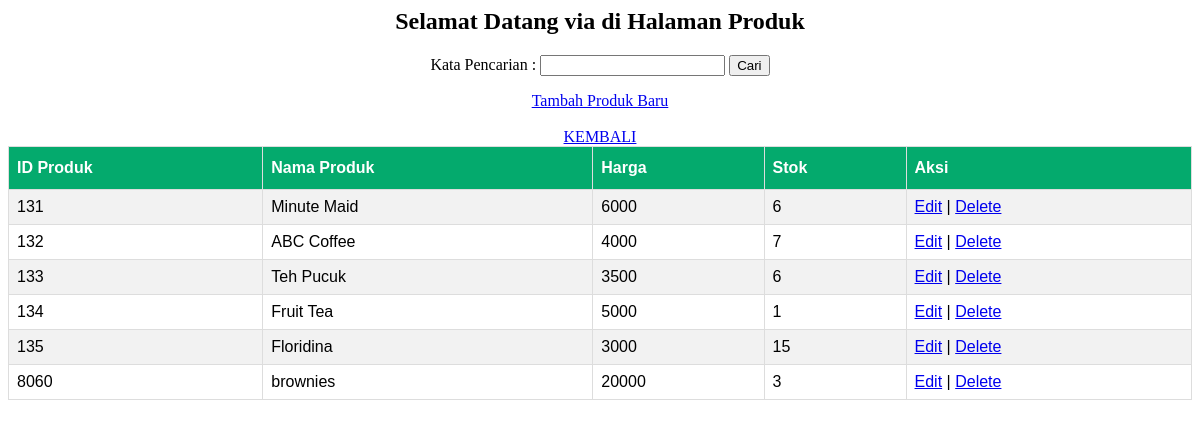
The page /produk.php (signed in) on the database its author committed.
### tables this page shows
CREATE TABLE `produk` (
  `ProdukID` int(5) NOT NULL,
  `NamaProduk` varchar(20) NOT NULL,
  `Harga` int(10) NOT NULL,
  `Stok` int(5) NOT NULL
);

### produk.php (the view, shortened to what this page needs)
<html>
    <head>
    </head>
   <center><body>
    <h2>Selamat Datang <?php echo $_SESSION['username']; ?> di Halaman Produk</h2>
    <form method="GET" action="produk.php" style="text-align: center;">
		<label>Kata Pencarian : </label>
		<input type="text" name="kata_cari" value="<?php if(isset($_GET['kata_cari'])) { echo $_GET['kata_cari']; } ?>"  />
		<button type="submit">Cari</button>
	</form>
    <a href="tambahproduk.php">Tambah Produk Baru</a><br/><br/>
    <a href="Green/index.php">KEMBALI</a>
        <table id="produk" width='80%' border=1>
            <tr>
                <th>ID Produk</th>
                <th>Nama Produk</th>
                <th>Harga</th>
                <th>Stok</th>
            <th>Aksi</th>
            </tr>
            <?php
			include('koneksi.php');
				if(isset($_GET['kata_cari'])) {
					$kata_cari = $_GET['kata_cari'];
					$query = "SELECT * FROM produk WHERE NamaProduk like '%".$kata_cari."%' OR Harga like '%".$kata_cari."%' OR Stok like '%".$kata_cari."%' ORDER BY ProdukID ASC";
				} else {
					$query = "SELECT * FROM produk ORDER BY ProdukID ASC";
				}
				$result = mysqli_query($conn, $query);
				while ($row = mysqli_fetch_assoc($result)) {
			?>
			<tr>
				<td><?php echo $row['ProdukID']; ?></td>
				<td><?php echo $row['NamaProduk']; ?></td>
				<td><?php echo $row['Harga']; ?></td>
                <td><?php echo $row['Stok']; ?></td>
                <td><?php echo "<a href='editproduk.php?ProdukID=$row[ProdukID]'>Edit</a> | <a href='deleteproduk.php?ProdukID=$row[ProdukID]'>Delete</a>"; ?></td>
			</tr>
			<?php
			}
			?>
        </table>
    </body></center>
</html>

### produk.php (style rules this page uses)
#produk { font-family: Arial, Helvetica, sans-serif; border-collapse: collapse; width: 100%; }
#produk td, #produk th { border: 1px solid #ddd; padding: 8px; }
#produk tr:nth-child(even) { background-color: #f2f2f2; }
#produk th { padding-top: 12px; padding-bottom: 12px; text-align: left; background-color: #04AA6D; color: white; }

### rows shown on the page
produk: ProdukID "131", NamaProduk "Minute Maid", Harga "6000", Stok "6"
produk: ProdukID "132", NamaProduk "ABC Coffee", Harga "4000", Stok "7"
produk: ProdukID "133", NamaProduk "Teh Pucuk", Harga "3500", Stok "6"
produk: ProdukID "134", NamaProduk "Fruit Tea", Harga "5000", Stok "1"
produk: ProdukID "135", NamaProduk "Floridina", Harga "3000", Stok "15"
produk: ProdukID "8060", NamaProduk "brownies", Harga "20000", Stok "3"

### other values the page prints
$_SESSION['username'] "via"
